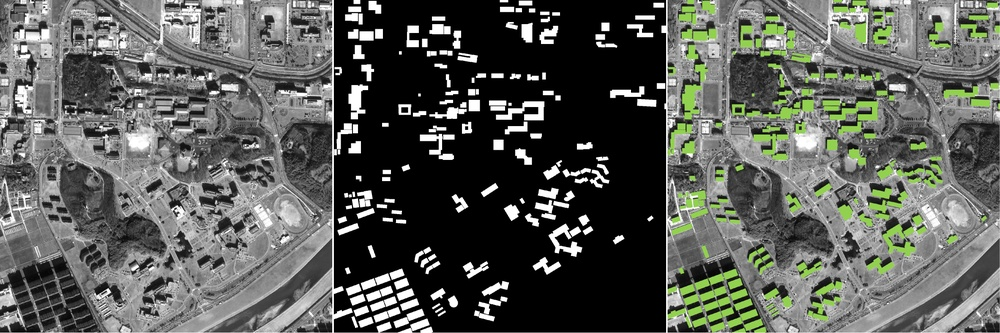
#> input picture Keras-Residual Unet/data_samples/data_sample.jpg, 1000 x 333 px, shrunk from 4732 x 1574 before the run; its folder holds only this picture in this run
$ python -i Deal.py   (imports and definitions only)
#> lines starting #> are read from the running program, lines starting #| are printed output that depends on the picture
import cv2 as cv
import numpy as np
from matplotlib import pyplot as plt
from function.Algo import Point


# [257 lines left out: functions split, k_means, translate, canny, color_area_red, color_area_blue and 7 more, not called in this run]

>>> import cv2
>>> picture = cv2.cvtColor(cv2.imread('../../Keras-Residual Unet/data_samples/data_sample.jpg'), cv2.COLOR_BGR2RGB)
>>> result = canny(picture)
#> in canny, `blurred = cv.GaussianBlur(img, (3, 3), 0)`:
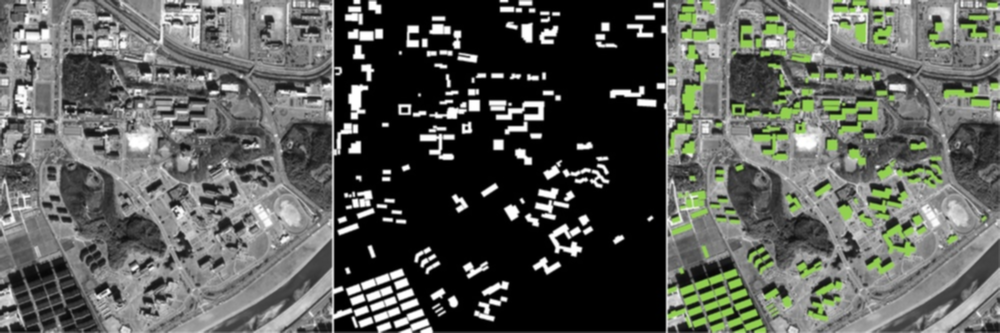
#> blurred: shape (333, 1000, 3); mean R, G, B 90.4, 92.9, 87.7
#> in canny, `x_grad = cv.Sobel(blurred, cv.CV_16SC1, 1, 0)`:
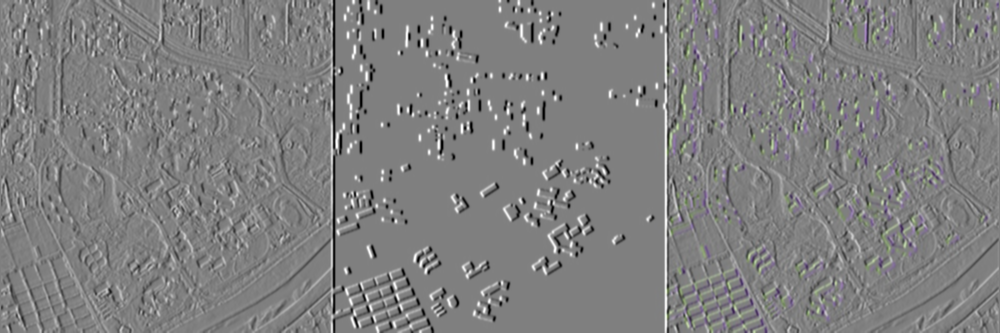
#> x_grad: shape (333, 1000, 3) int16; mean R, G, B 0, 0, 0; drawn with min black and max white
#> in canny, `y_grad = cv.Sobel(blurred, cv.CV_16SC1, 0, 1)`:
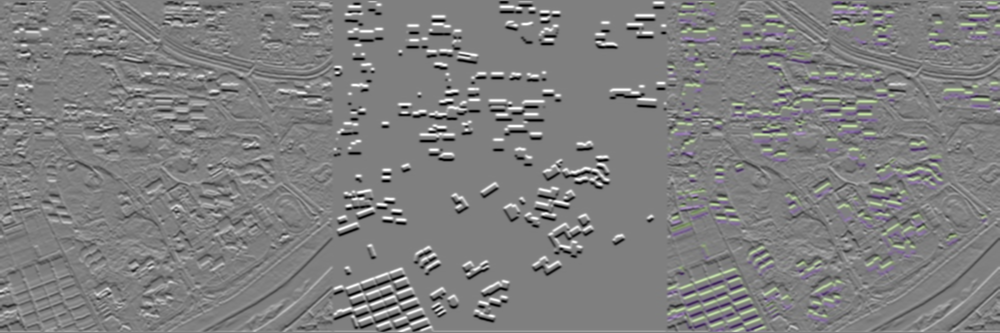
#> y_grad: shape (333, 1000, 3) int16; mean R, G, B 0, -0.1, 0; drawn with min black and max white
#> in canny, `edge = cv.Canny(x_grad, y_grad, 50, 100)`:
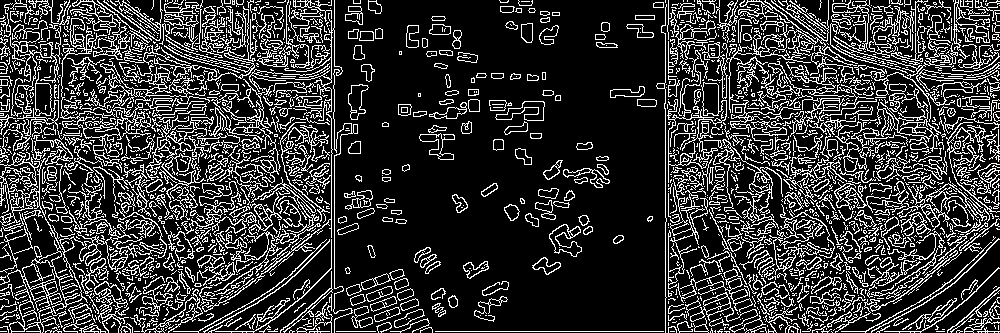
#> edge: shape (333, 1000); 20.9% white in thin lines or dots
#> in canny, `dst = cv.bitwise_and(img, img, mask=edge)`:
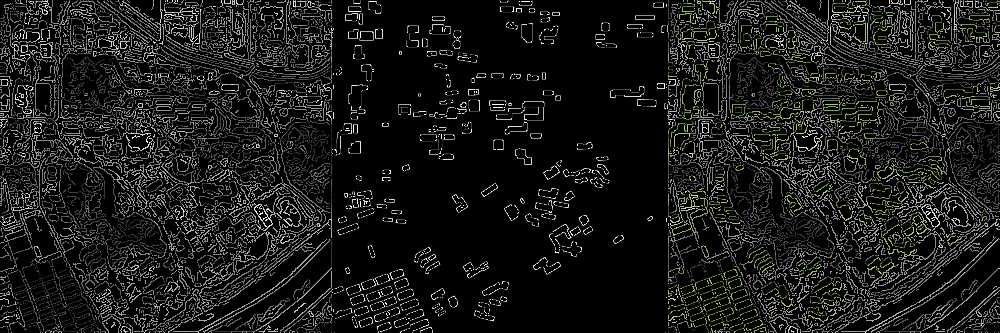
#> dst: shape (333, 1000, 3); mean R, G, B 25, 25.6, 24.3

$ run again, on Keras-Residual Unet/data_samples/input.jpg
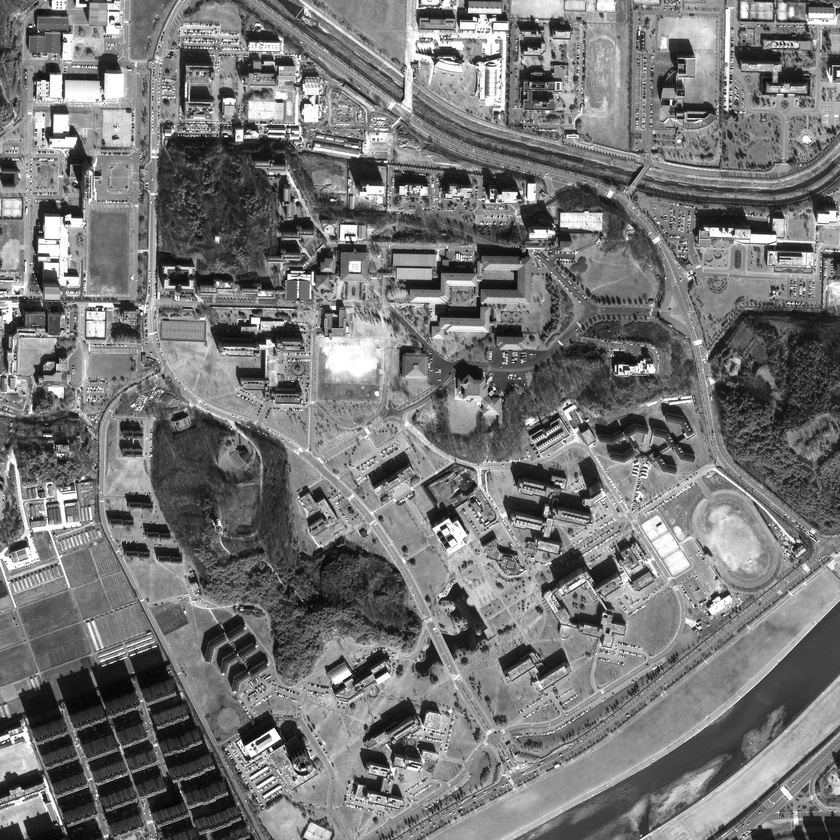
#> input picture Keras-Residual Unet/data_samples/input.jpg, 840 x 840 px, shrunk from 1572 x 1572 before the run
#> picture is the input picture: shape (840, 840, 3); min 0, max 255, mean 117.7
#> in canny, `edge = cv.Canny(x_grad, y_grad, 50, 100)`:
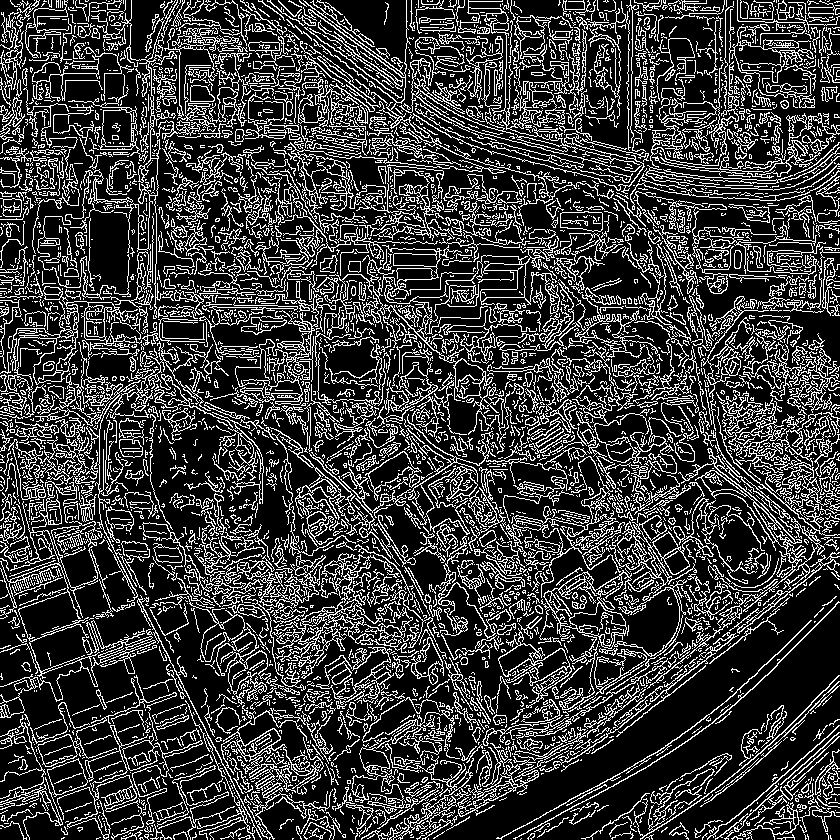
#> edge: shape (840, 840); 23.4% white in thin lines or dots
#> in canny, `dst = cv.bitwise_and(img, img, mask=edge)`:
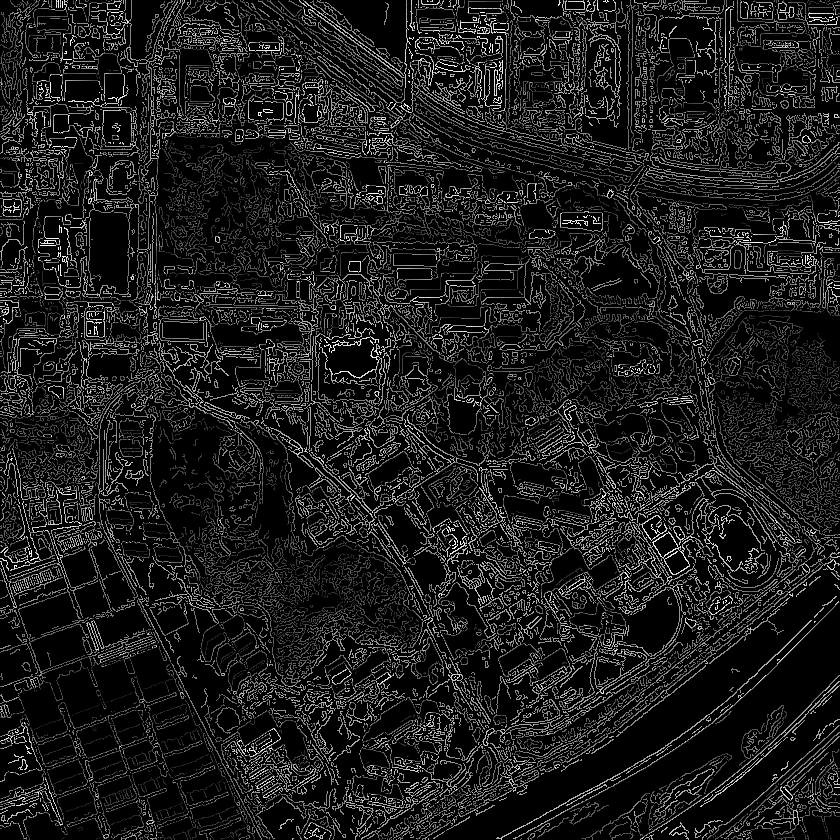
#> dst: shape (840, 840, 3); min 0, max 255, mean 28.5
